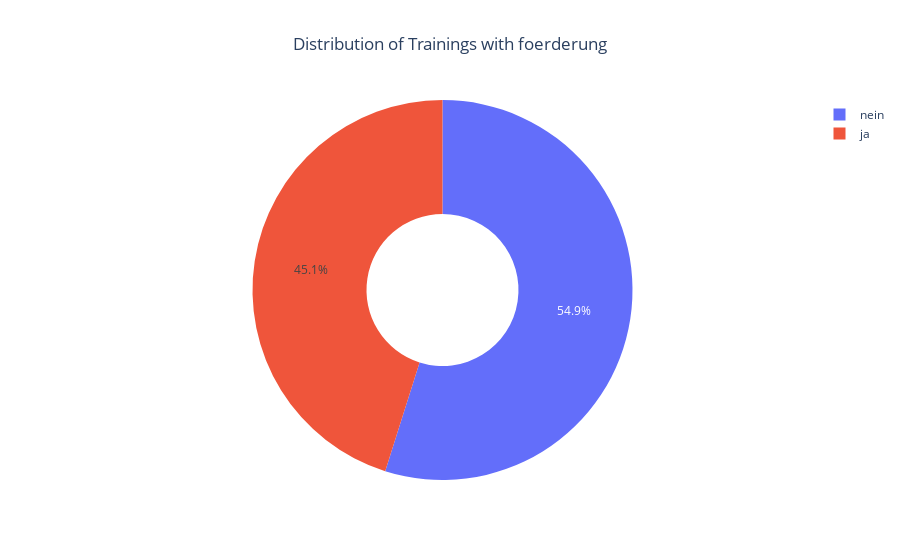

The code cell stored with this chart in its notebook:
### Markdown cell above
<font size= "4">***DOUGHNUT PIE CHART FOR SHOWING THE DISTRIBUTION OF TRAININGS WITH FOERDERUNG***</font>

### Code cell
import sqlite3
import plotly.graph_objects as go

db_connection = sqlite3.connect('weiterbildung_analysis.db')
cursor = db_connection.cursor()

query_ja = "SELECT COUNT(*) FROM schulisch_ausbildung WHERE foerderung = 'ja'"
cursor.execute(query_ja)
count_ja = cursor.fetchone()[0]

query_nein = "SELECT COUNT(*) FROM schulisch_ausbildung WHERE foerderung = 'nein'"
cursor.execute(query_nein)
count_nein = cursor.fetchone()[0]

db_connection.close()

labels = ['ja', 'nein']
values = [count_ja, count_nein]

fig = go.Figure(data=[
    go.Pie(labels=labels, values=values, hole=0.4)
])

fig.update_layout(
    title='Distribution of Trainings with foerderung',
    title_x=0.5 
)

fig.show()

### Figure 1 — Plotly figure (JSON) as saved in the notebook; plotly's stock layout.template omitted (floating-point values rounded to 4 significant figures)
{"data": [{"hole": 0.4, "labels": ["ja", "nein"], "type": "pie", "values": [10306, 12534]}], "layout": {"title": {"text": "Distribution of Trainings with foerderung", "x": 0.5}}}
